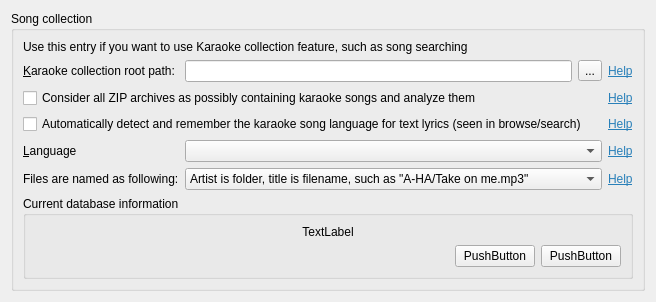
     <widget class="QWidget" name="tab">
      <attribute name="title">
       <string>Collection</string>
      </attribute>
      <layout class="QVBoxLayout" name="verticalLayout">
       <item>
        <widget class="QGroupBox" name="groupBox_6">
         <property name="title">
          <string>Song collection</string>
         </property>
         <layout class="QGridLayout" name="gridLayout_4">
          <item row="1" column="0">
           <widget class="QLabel" name="label_12">
            <property name="text">
             <string>&amp;Karaoke collection root path:</string>
            </property>
            <property name="buddy">
             <cstring>leCollectionPath</cstring>
            </property>
           </widget>
          </item>
          <item row="1" column="1">
           <widget class="QLineEdit" name="leCollectionPath">
            <property name="whatsThis">
             <string>&lt;html&gt;&lt;head/&gt;&lt;body&gt;&lt;p&gt;Karaoke songs are typically stored on disk in a specific folder. This folder may contain one or more Karaoke songs, as well as other subfolders containing Karaoke songs. This folder would be your collection root path, and should be specified here.&lt;/p&gt;&lt;p&gt;For example, if you have the following folder structure:&lt;/p&gt;&lt;p&gt;&lt;span style=&quot; font-style:italic;&quot;&gt;C:\Users\Me\Documents\Karaoke\&lt;br/&gt;C:\Users\Me\Documents\Karaoke\Beatles\Yesterday.kar&lt;br/&gt;C:\Users\Me\Documents\Karaoke\Bee Gees\How deep is your love.zip&lt;/span&gt;&lt;/p&gt;&lt;p&gt;your collection root path would be &lt;span style=&quot; font-weight:600;&quot;&gt;C:\Users\Me\Documents\Karaoke\&lt;/span&gt;&lt;/p&gt;&lt;/body&gt;&lt;/html&gt;</string>
            </property>
           </widget>
          </item>
          <item row="4" column="1" colspan="2">
           <widget class="QComboBox" name="boxCollectionLanguage">
            <property name="whatsThis">
             <string>&lt;html&gt;&lt;head/&gt;&lt;body&gt;&lt;p&gt;Sets the language for either all the songs (if detection is disabled), or only for the songs which language is not detected. If you know your collection only contains the songs in certain language, you can set this option and disable the language detection to speed up the scan.&lt;/p&gt;&lt;/body&gt;&lt;/html&gt;</string>
            </property>
           </widget>
          </item>
          <item row="5" column="0">
           <widget class="QLabel" name="label_14">
            <property name="text">
             <string>Files are named as following:</string>
            </property>
            <property name="buddy">
             <cstring>boxCollectionFileFormat</cstring>
            </property>
           </widget>
          </item>
          <item row="0" column="0" colspan="3">
           <widget class="QLabel" name="label_18">
            <property name="text">
             <string>Use this entry if you want to use Karaoke collection feature, such as song searching</string>
            </property>
           </widget>
          </item>
          <item row="5" column="1" colspan="2">
           <widget class="QComboBox" name="boxCollectionFileFormat">
            <property name="whatsThis">
             <string>&lt;html&gt;&lt;head/&gt;&lt;body&gt;&lt;p&gt;This option is used for detecting the &lt;span style=&quot; font-weight:600;&quot;&gt;Artist &lt;/span&gt;(Singer, Performer) and &lt;span style=&quot; font-weight:600;&quot;&gt;Title &lt;/span&gt;(Song name) of a Karaoke song. While this information could be sometime obtained from the Karaoke song itself, this information may be not reliable, and is often not available at all (for example for CD+G files). Therefore the only reliable way is to use the file and folder names.&lt;/p&gt;&lt;p&gt;The &amp;quot;A-HA/Take on me&amp;quot; option means the Artist is the folder name. In this case the scanner assumes this folder only contains the songs for this particular artist. The file name of each song in this case is a song title.&lt;/p&gt;&lt;p&gt;The &amp;quot;A-HA - Take on me&amp;quot; option means the information about the Artist and Title is stored in the file name itself. In this case the scanner separates them by a combination of space-dash-space and assumes the left part is artist, and the right part is title. Using a space-dash-space instead of just a dash is important, as using only a dash in the case above would result in the artist name &amp;quot;A&amp;quot; and song title &amp;quot;HA - Take on me&amp;quot;, which would be incorrect.&lt;/p&gt;&lt;/body&gt;&lt;/html&gt;</string>
            </property>
            <item>
             <property name="text">
              <string>Artist is folder, title is filename, such as &quot;A-HA/Take on me.mp3&quot;</string>
             </property>
            </item>
            <item>
             <property name="text">
              <string>Artist and title are separated by dash, such as &quot;A-HA - Take on me.mp3&quot;</string>
             </property>
            </item>
           </widget>
          </item>
          <item row="2" column="0" colspan="3">
           <widget class="QCheckBox" name="boxColelctionZIP">
            <property name="whatsThis">
             <string>&lt;html&gt;&lt;head/&gt;&lt;body&gt;&lt;p&gt;If you have Karaoke songs which are stored in ZIP archives (typical example would be MP3+G, where an MP3 and associated CD+G file with the same file name are stored in a single ZIP archive), please check this checkbox. This will ensure ZIP files are analyzed during the database scan, and those songs would be available during the search.&lt;/p&gt;&lt;p&gt;However if you do not have any ZIP archives containing Karaoke songs, you can uncheck this box and all ZIP archives would be ignored.&lt;/p&gt;&lt;/body&gt;&lt;/html&gt;</string>
            </property>
            <property name="text">
             <string>Consider all ZIP archives as possibly containing karaoke songs and analyze them</string>
            </property>
           </widget>
          </item>
          <item row="4" column="0">
           <widget class="QLabel" name="lblCollectionLanguage">
            <property name="text">
             <string>&amp;Language</string>
            </property>
            <property name="buddy">
             <cstring>boxCollectionLanguage</cstring>
            </property>
           </widget>
          </item>
          <item row="1" column="3">
           <widget class="LabelShowHelp" name="label_25">
            <property name="text">
             <string>&lt;html&gt;&lt;head/&gt;&lt;body&gt;&lt;p&gt;&lt;a href=&quot;background&quot;&gt;&lt;span style=&quot; text-decoration: underline; color:#2980b9;&quot;&gt;Help&lt;/span&gt;&lt;/a&gt;&lt;/p&gt;&lt;/body&gt;&lt;/html&gt;</string>
            </property>
            <property name="buddy">
             <cstring>leCollectionPath</cstring>
            </property>
           </widget>
          </item>
          <item row="2" column="3">
           <widget class="LabelShowHelp" name="label_26">
            <property name="text">
             <string>&lt;html&gt;&lt;head/&gt;&lt;body&gt;&lt;p&gt;&lt;a href=&quot;background&quot;&gt;&lt;span style=&quot; text-decoration: underline; color:#2980b9;&quot;&gt;Help&lt;/span&gt;&lt;/a&gt;&lt;/p&gt;&lt;/body&gt;&lt;/html&gt;</string>
            </property>
            <property name="buddy">
             <cstring>boxColelctionZIP</cstring>
            </property>
           </widget>
          </item>
          <item row="3" column="3">
           <widget class="LabelShowHelp" name="label_27">
            <property name="text">
             <string>&lt;html&gt;&lt;head/&gt;&lt;body&gt;&lt;p&gt;&lt;a href=&quot;background&quot;&gt;&lt;span style=&quot; text-decoration: underline; color:#2980b9;&quot;&gt;Help&lt;/span&gt;&lt;/a&gt;&lt;/p&gt;&lt;/body&gt;&lt;/html&gt;</string>
            </property>
            <property name="buddy">
             <cstring>boxCollectionDetectLang</cstring>
            </property>
           </widget>
          </item>
          <item row="4" column="3">
           <widget class="LabelShowHelp" name="label_28">
            <property name="text">
             <string>&lt;html&gt;&lt;head/&gt;&lt;body&gt;&lt;p&gt;&lt;a href=&quot;background&quot;&gt;&lt;span style=&quot; text-decoration: underline; color:#2980b9;&quot;&gt;Help&lt;/span&gt;&lt;/a&gt;&lt;/p&gt;&lt;/body&gt;&lt;/html&gt;</string>
            </property>
            <property name="buddy">
             <cstring>boxCollectionLanguage</cstring>
            </property>
           </widget>
          </item>
          <item row="5" column="3">
           <widget class="LabelShowHelp" name="label_32">
            <property name="text">
             <string>&lt;html&gt;&lt;head/&gt;&lt;body&gt;&lt;p&gt;&lt;a href=&quot;background&quot;&gt;&lt;span style=&quot; text-decoration: underline; color:#2980b9;&quot;&gt;Help&lt;/span&gt;&lt;/a&gt;&lt;/p&gt;&lt;/body&gt;&lt;/html&gt;</string>
            </property>
            <property name="buddy">
             <cstring>boxCollectionFileFormat</cstring>
            </property>
           </widget>
          </item>
          <item row="6" column="0" colspan="4">
           <widget class="QGroupBox" name="groupBox_8">
            <property name="sizePolicy">
             <sizepolicy hsizetype="Preferred" vsizetype="Preferred">
              <horstretch>0</horstretch>
              <verstretch>1</verstretch>
             </sizepolicy>
            </property>
            <property name="title">
             <string>Current database information</string>
            </property>
            <layout class="QVBoxLayout" name="verticalLayout_6">
             <item>
              <widget class="QLabel" name="lblCollectionInfo">
               <property name="sizePolicy">
                <sizepolicy hsizetype="Preferred" vsizetype="Preferred">
                 <horstretch>0</horstretch>
                 <verstretch>2</verstretch>
                </sizepolicy>
               </property>
               <property name="text">
                <string>TextLabel</string>
               </property>
               <property name="alignment">
                <set>Qt::AlignCenter</set>
               </property>
              </widget>
             </item>
             <item>
              <layout class="QHBoxLayout" name="horizontalLayout_3">
               <item>
                <spacer name="horizontalSpacer_2">
                 <property name="orientation">
                  <enum>Qt::Horizontal</enum>
                 </property>
                 <property name="sizeHint" stdset="0">
                  <size>
                   <width>178</width>
                   <height>20</height>
                  </size>
                 </property>
                </spacer>
               </item>
               <item>
                <widget class="QPushButton" name="pushButton_3">
                 <property name="text">
                  <string>PushButton</string>
                 </property>
                </widget>
               </item>
               <item>
                <widget class="QPushButton" name="pushButton_2">
                 <property name="text">
                  <string>PushButton</string>
                 </property>
                </widget>
               </item>
              </layout>
             </item>
            </layout>
           </widget>
          </item>
          <item row="3" column="0" colspan="3">
           <widget class="QCheckBox" name="boxCollectionDetectLang">
            <property name="whatsThis">
             <string>&lt;html&gt;&lt;head/&gt;&lt;body&gt;&lt;p&gt;The scanner is able to detect the language the Karaoke &lt;span style=&quot; font-weight:600;&quot;&gt;text&lt;/span&gt; lyrics are written into, and store it in the database during the scan. This information will be available during search and browsing, and allows users to look directly for songs in a specific language, for example Chinese, Russian or Italian. This will slow down the scan roughly by 10%.&lt;/p&gt;&lt;p&gt;&lt;span style=&quot; font-weight:600;&quot;&gt;This option only works with text lyrics&lt;/span&gt;, and does not work with non-text Karaoke files such as video or CD+G (and the language scanner is not invoked on them). Currenly supported text lyrics formats are KAR, Karafun, LRC and UltraStar.&lt;/p&gt;&lt;p&gt;&lt;span style=&quot; font-style:italic;&quot;&gt;Please note this option controls language detection, and not lyrics encoding detection, which is detected separately and automatically.&lt;/span&gt;&lt;/p&gt;&lt;/body&gt;&lt;/html&gt;</string>
            </property>
            <property name="text">
             <string>Automatically detect and remember the karaoke song language for text lyrics (seen in browse/search)</string>
            </property>
           </widget>
          </item>
          <item row="1" column="2">
           <widget class="QToolButton" name="btnBrowseCollection">
            <property name="text">
             <string>...</string>
            </property>
            <property name="icon">
             <iconset resource="resources.qrc">
              <normaloff>:/images/icon_open_file.png</normaloff>:/images/icon_open_file.png</iconset>
            </property>
           </widget>
          </item>
         </layout>
        </widget>
       </item>
      </layout>
     </widget>
